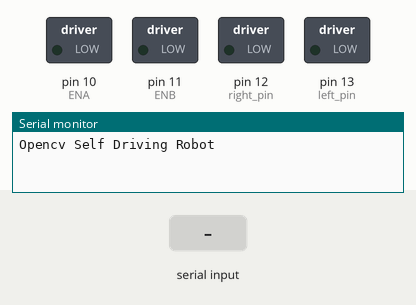
Recording of a sketch running on a simulated Arduino Uno, built with avr-gcc and run on an emulated ATmega328P. Shown: switched loads named in the sketch (green lamp = pin HIGH), the last lines printed to the serial monitor. Inputs (shaded band) come from the test bench.

Above: at 1.2 s.
1.3 s: byte 4 (4) received over Serial
At 2.5 s:
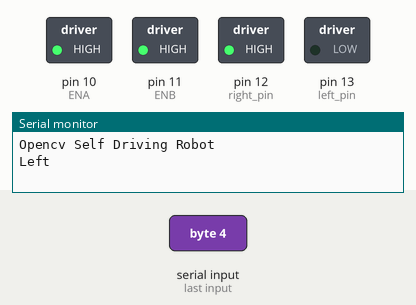
2.8 s: byte 2 (2) received over Serial
At 3.9 s:
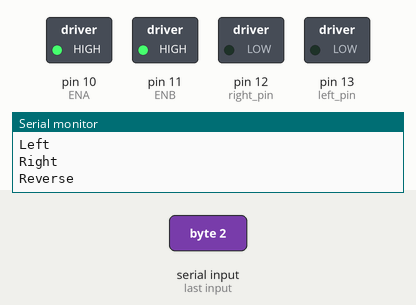
4.3 s: byte 1 (1) received over Serial
At 5.0 s:
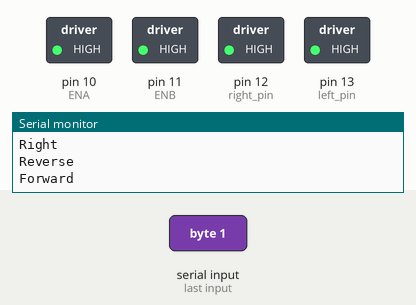
5.8 s: byte 3 (3) received over Serial
At 6.2 s:
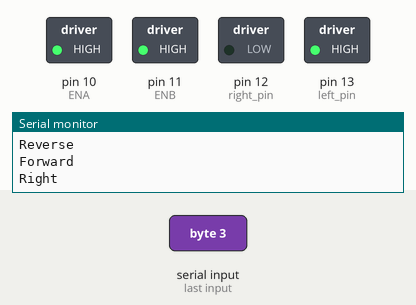
7.3 s: byte 5 (5) received over Serial
At 8.5 s:
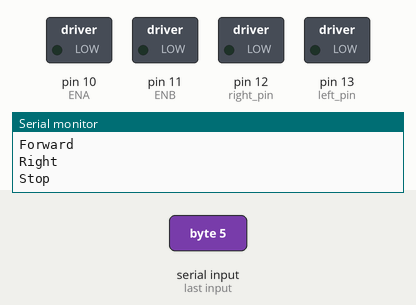
Timing chart, 0 to 9.8 s (numbered marks = the images above; inputs shaded):
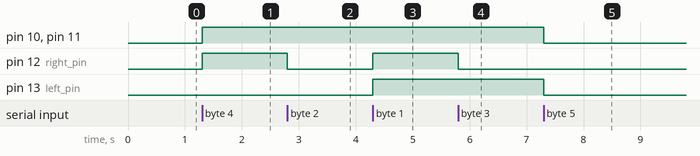

Measured:
- after the input at 1.3 s, pin 10 (ENA), pin 11 (ENB), pin 12 (right_pin): LOW → HIGH at once
- after the input at 2.8 s, pin 12 (right_pin): HIGH → LOW at once
- after the input at 4.3 s, pin 12 (right_pin), pin 13 (left_pin): LOW → HIGH at once
- after the input at 5.8 s, pin 12 (right_pin): HIGH → LOW at once
- after the input at 7.3 s, pin 10 (ENA), pin 11 (ENB), pin 13 (left_pin): HIGH → LOW at once

The sketch:

rc_keyboard_control.ino
```cpp
// assign pin num
int right_pin = 12;
int left_pin = 13;
int const ENA = 10;
int const ENB = 11;


// initial command
int command = 0;

void setup()

{
  pinMode(right_pin, OUTPUT);
  pinMode(left_pin, OUTPUT);
  pinMode(ENA, OUTPUT);   // set all the motor control pins to outputs
  pinMode(ENB, OUTPUT);

  Serial.begin(115200);

  while (!Serial);

  Serial.println("Opencv Self Driving Robot");

}

void loop() {

if (Serial.available())

{
  //int state = Serial.parseInt();
  int state = Serial.read();

  if (state == 4)
  {

    digitalWrite(left_pin, LOW);
    digitalWrite(right_pin, HIGH);
    digitalWrite(ENA, HIGH);
    digitalWrite(ENB, HIGH);
    Serial.println("Left");
  }

  if (state == 2)
  {
    digitalWrite(left_pin, LOW);
    digitalWrite(right_pin, LOW);
    digitalWrite(ENA, HIGH);
    digitalWrite(ENB, HIGH);
    Serial.println("Right");
    Serial.println("Reverse");
  }

  if (state == 3)
  {

    digitalWrite(left_pin, HIGH);
    digitalWrite(right_pin, LOW);
    digitalWrite(ENA, HIGH);
    digitalWrite(ENB, HIGH);

  Serial.println("Right");
  }
  if (state == 1)
  {

    digitalWrite(left_pin, HIGH);
    digitalWrite(right_pin, HIGH);
    digitalWrite(ENA, HIGH);
    digitalWrite(ENB, HIGH);

  Serial.println("Forward");
  }
  if (state == 5)
  {

    digitalWrite(left_pin, LOW);
    digitalWrite(right_pin, LOW);
    digitalWrite(ENA, LOW);
    digitalWrite(ENB, LOW);

  Serial.println("Stop");
  }

}

}
/*
void loop() {
  //receive command
  if (Serial.available() > 0){
    command = Serial.read();
  }
  else{
    reset();
  }
   send_command(command);
}

void right(){
  Serial.print("Right Command\n");

  //delay(time);
}

void left(){
  Serial.print("left Command\n");
  digitalWrite(left_pin, LOW);
  //delay(time);
}

void forward(){
  digitalWrite(forward_pin, LOW);
  //delay(time);
}

void reverse(){
  digitalWrite(reverse_pin, LOW);
  //delay(time);
}

void forward_right(){
  digitalWrite(forward_pin, LOW);
  digitalWrite(right_pin, LOW);
  //delay(time);
}

void reverse_right(){
  digitalWrite(reverse_pin, LOW);
  digitalWrite(right_pin, LOW);
  //delay(time);
}

void forward_left(){
  digitalWrite(forward_pin, LOW);
  digitalWrite(left_pin, LOW);
  //delay(time);
}

void reverse_left(){
  digitalWrite(reverse_pin, LOW);
  digitalWrite(left_pin, LOW);
  //delay(time);
}

void reset(){
  digitalWrite(right_pin, HIGH);
  digitalWrite(left_pin, HIGH);
  digitalWrite(forward_pin, HIGH);
  digitalWrite(reverse_pin, HIGH);
}

void send_command(int command){
  switch(command){

     //reset command
     case 0: reset(); break;

     // single command
     case 1: forward(); break;
     case 2: reverse(); break;
     case 3: right(); break;
     case 4: left(); break;

     //combination command
     case 6: forward_right(); break;
     case 7: forward_left(); break;
     case 8: reverse_right(); break;
     case 9: reverse_left(); break;

     default: Serial.print("Inalid Command\n");
    }
}*/
/*
// assign pin num
int right_pin = 10;
int left_pin = 12;
int forward_pin = 11;
int reverse_pin = 13;

// duration for output
int time = 50;
// initial command
int command = 0;

void setup() {
  pinMode(right_pin, OUTPUT);
  pinMode(left_pin, OUTPUT);
  pinMode(forward_pin, OUTPUT);
  pinMode(reverse_pin, OUTPUT);
  Serial.begin(115200);
}

void loop() {
  //receive command
  if (Serial.available() > 0){
    command = Serial.read();
  }
  else{
    reset();
  }
   send_command(command,time);
}

void right(int time){
  digitalWrite(right_pin, LOW);
  delay(time);
}

void left(int time){
  digitalWrite(left_pin, LOW);
  delay(time);
}

void forward(int time){
  digitalWrite(forward_pin, LOW);
  delay(time);
}

void reverse(int time){
  digitalWrite(reverse_pin, LOW);
  delay(time);
}

void forward_right(int time){
  digitalWrite(forward_pin, LOW);
  digitalWrite(right_pin, LOW);
  delay(time);
}

void reverse_right(int time){
  digitalWrite(reverse_pin, LOW);
  digitalWrite(right_pin, LOW);
  delay(time);
}

void forward_left(int time){
  digitalWrite(forward_pin, LOW);
  digitalWrite(left_pin, LOW);
  delay(time);
}

void reverse_left(int time){
  digitalWrite(reverse_pin, LOW);
  digitalWrite(left_pin, LOW);
  delay(time);
}

void reset(){
  digitalWrite(right_pin, HIGH);
  digitalWrite(left_pin, HIGH);
  digitalWrite(forward_pin, HIGH);
  digitalWrite(reverse_pin, HIGH);
}

void send_command(int command, int time){
  switch (command){

     //reset command
     case 0: reset(); break;

     // single command
     case 1: forward(time); break;
     case 2: reverse(time); break;
     case 3: right(time); break;
     case 4: left(time); break;

     //combination command
     case 6: forward_right(time); break;
     case 7: forward_left(time); break;
     case 8: reverse_right(time); break;
     case 9: reverse_left(time); break;

     default: Serial.print("Inalid Command\n");
    }
}*/
```
